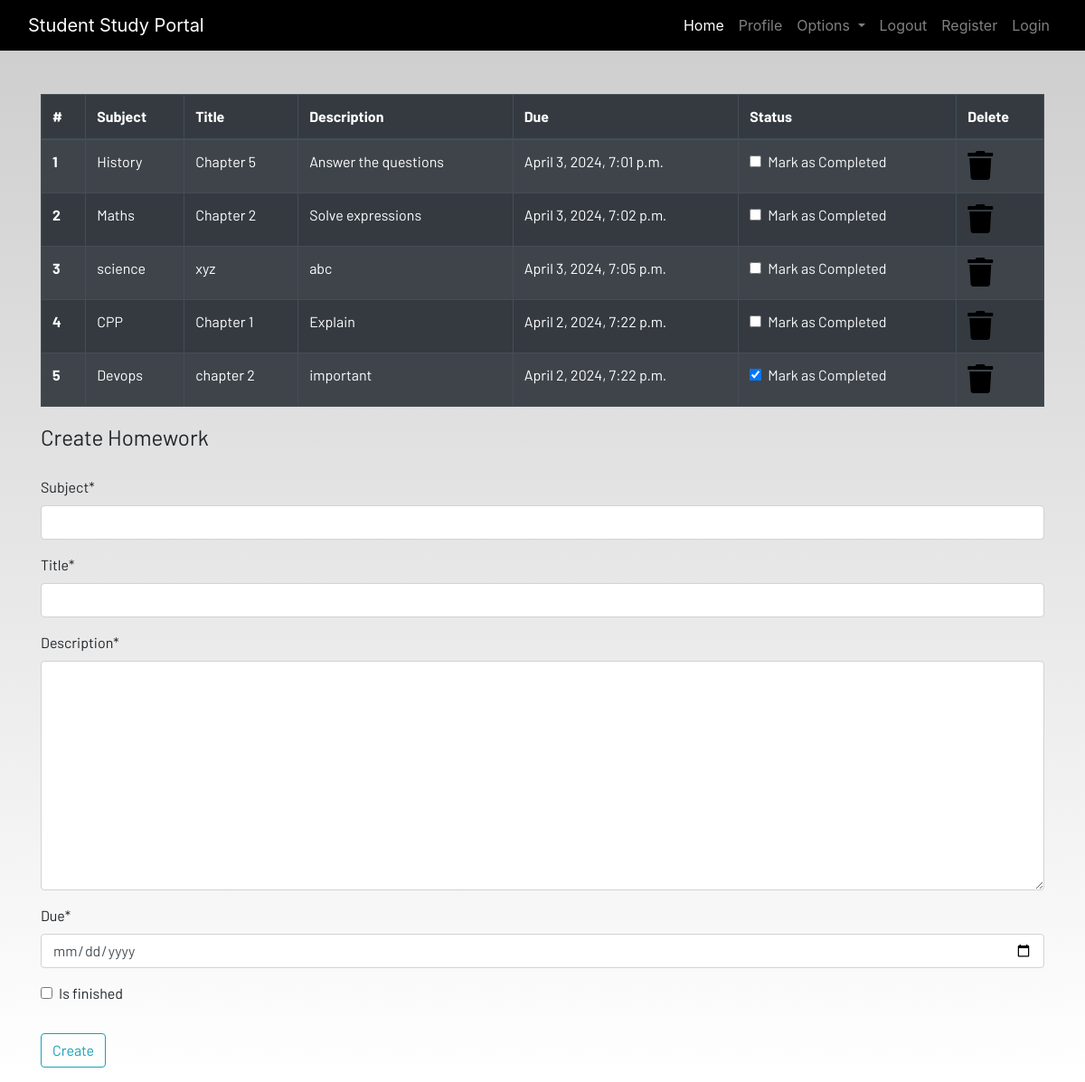
The page /homework (signed in) on the database as committed earlier.
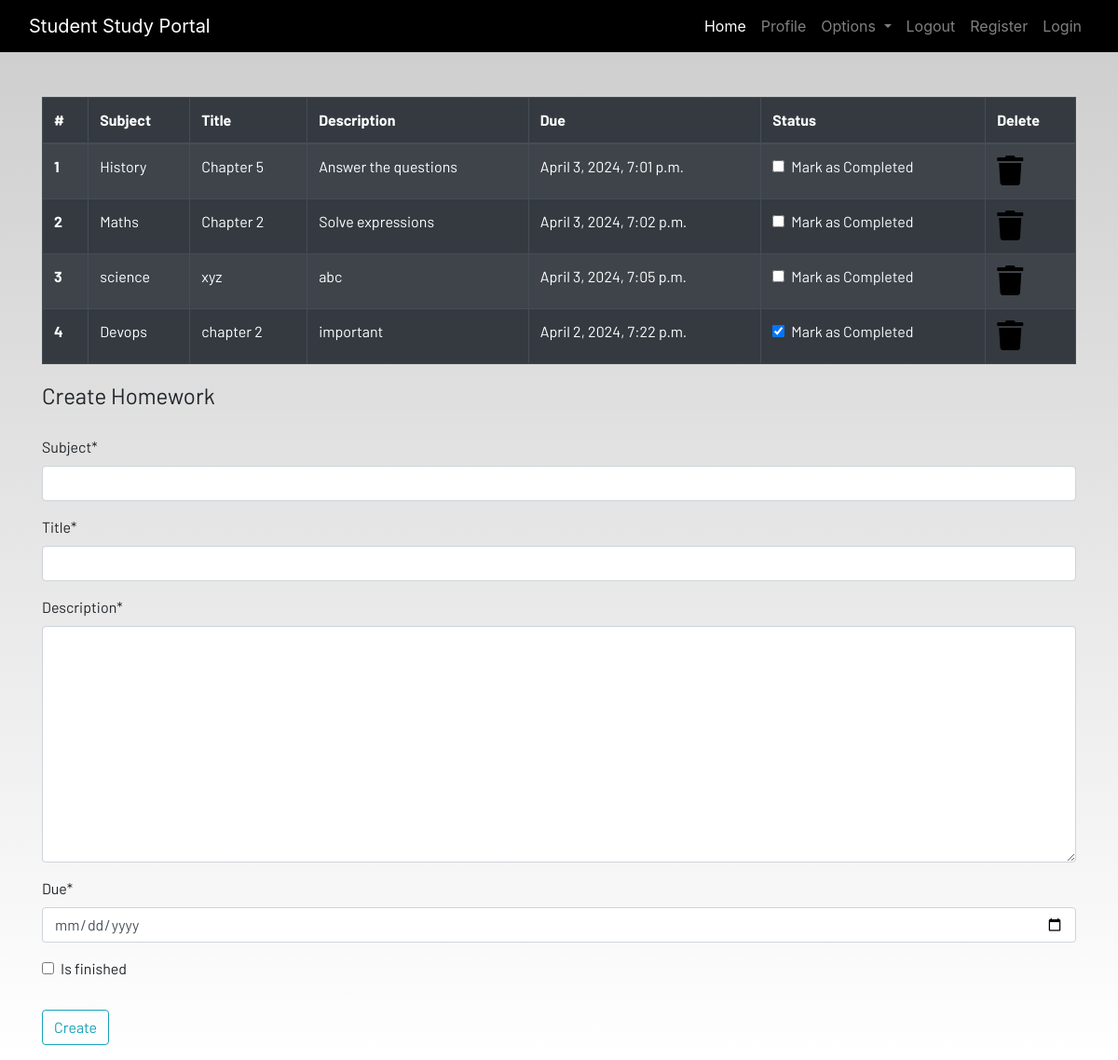
The same page on the database as committed later.
### dashboard/models.py (models this page shows, shortened)
class Homework(models.Model):
    user = models.ForeignKey(User, on_delete=models.CASCADE)
    subject = models.CharField(max_length=50)
    title = models.CharField(max_length=100)
    description = models.TextField()
    due = models.DateTimeField()
    is_finished = models.BooleanField(default=False)

### dashboard/views.py (the view)
# urls.py: path('homework', views.homework, name="homework"),
def homework(request):
    if request.method == "POST":
        form = HomeworkForm(request.POST)
        if form.is_valid():
            try:
                finished = request.POST['is_finished']
                if finished == 'on':
                    finished = True
                else:
                    finished = False
            except:
                finished = False
            homeworks = Homework(
                user=request.user, subject=request.POST['subject'], title=request.POST['title'], description=request.POST['description'], due=request.POST['due'], is_finished=finished)
            homeworks.save()
            messages.success(
                request, f'Homework Added from {request.user.username}!')
    else:
           form = HomeworkForm()
    homework = Homework.objects.filter(user=request.user.id)
    if len(homework) == 0:
        homework_done = True
    else:
        homework_done = False
    context = {
             'homeworks': homework,
             'homeworks_done':homework_done,
             'form':form,
    }
    return render(request,'dashboard/homework.html', context)

### dashboard/forms.py
class HomeworkForm(forms.ModelForm):
    class Meta:
        model = Homework
        widgets = {'due': DateInput()}
        fields = ['subject', 'title', 'description', 'due', 'is_finished']

### dashboard/templates/dashboard/homework.html (shortened to what this page needs)
{% extends 'dashboard/base.html' %}
{% load static %}
{% load crispy_forms_tags %}
{% block content %}
<div class="container">
    {% if not homework_done %}
    <table class="table table-striped table-bordered table-hover table-dark">
        <thead>
            <tr>
                <th scope="col">#</th>
                <th scope="col">Subject</th>
                <th scope="col">Title</th>
                <th scope="col">Description</th>
                <th scope="col">Due</th>
                <th scope="col">Status</th>
                <th scope="col">Delete</th>
            </tr>
        </thead>
        <tbody>
            {% for homework in homeworks %}
            <tr>
                <th scope="row">{{forloop.counter}}</th>
                <td>{{homework.subject}}</td>
                <td>{{homework.title}}</td>
                <td>{{homework.description}}</td>
                <td>{{homework.due}}</td>
                <td>
                    <a href="{% url 'update-homework' homework.id %}">
                        <div class="form-check">
                            {%if homework.is_finished == True%}
                            <input class="form-check-input" type="checkbox" value="" checked>
                            {% else %}
                            <input class="form-check-input" type="checkbox" value="">
                            {% endif %}
                            <label class="form-check-label text-light" for="flexCheckDefault">
                                Mark as Completed
                            </label>
                        </div>
                    </a>
                </td>
                <td><a href="{% url 'delete-homework' homework.id %}"><i class="fa fa-trash fa-2x"></i></a></td>
            </tr>
            {% endfor %}
        </tbody>
    </table>
    {% else %}
    <h4>All homeworks are completed!! Create to have more!!</h4>
{% endif %}
</div>
<div class=" container">
    <form method="POST">
        <fieldset class="form-group">
            <legend class="border-bottom mb-4">Create Homework</legend>
            {{form|crispy}}
        </fieldset>
        <div class="form-group">
            <button href="" class="btn btn-outline-info" type="submit">
                Create
            </button>
        </div>
    </form>
</div>
{% endblock content %}

Rows that differ between the two databases and show on the page:
removed Homework: subject "CPP", title "Chapter 1", description "Explain", due "April 2, 2024, 7:22 p.m."
